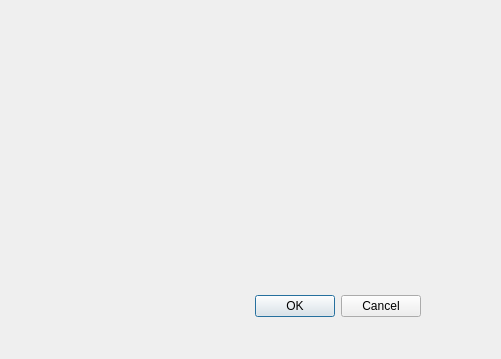
<?xml version="1.0" encoding="UTF-8"?>
<ui version="4.0">
 <class>Dialog</class>
 <widget class="QDialog" name="Dialog">
  <property name="geometry">
   <rect>
    <x>0</x>
    <y>0</y>
    <width>501</width>
    <height>359</height>
   </rect>
  </property>
  <property name="windowTitle">
   <string>Dialog</string>
  </property>
  <widget class="QDialogButtonBox" name="buttonBox">
   <property name="geometry">
    <rect>
     <x>80</x>
     <y>290</y>
     <width>341</width>
     <height>32</height>
    </rect>
   </property>
   <property name="orientation">
    <enum>Qt::Horizontal</enum>
   </property>
   <property name="standardButtons">
    <set>QDialogButtonBox::Cancel|QDialogButtonBox::Ok</set>
   </property>
  </widget>
  <widget class="QWidget" name="gridLayoutWidget">
   <property name="geometry">
    <rect>
     <x>150</x>
     <y>50</y>
     <width>160</width>
     <height>80</height>
    </rect>
   </property>
   <layout class="QGridLayout" name="gridLayout"/>
  </widget>
 </widget>
 <resources/>
 <connections>
  <connection>
   <sender>buttonBox</sender>
   <signal>accepted()</signal>
   <receiver>Dialog</receiver>
   <slot>accept()</slot>
   <hints>
    <hint type="sourcelabel">
     <x>248</x>
     <y>254</y>
    </hint>
    <hint type="destinationlabel">
     <x>157</x>
     <y>274</y>
    </hint>
   </hints>
  </connection>
  <connection>
   <sender>buttonBox</sender>
   <signal>rejected()</signal>
   <receiver>Dialog</receiver>
   <slot>reject()</slot>
   <hints>
    <hint type="sourcelabel">
     <x>316</x>
     <y>260</y>
    </hint>
    <hint type="destinationlabel">
     <x>286</x>
     <y>274</y>
    </hint>
   </hints>
  </connection>
 </connections>
</ui>
